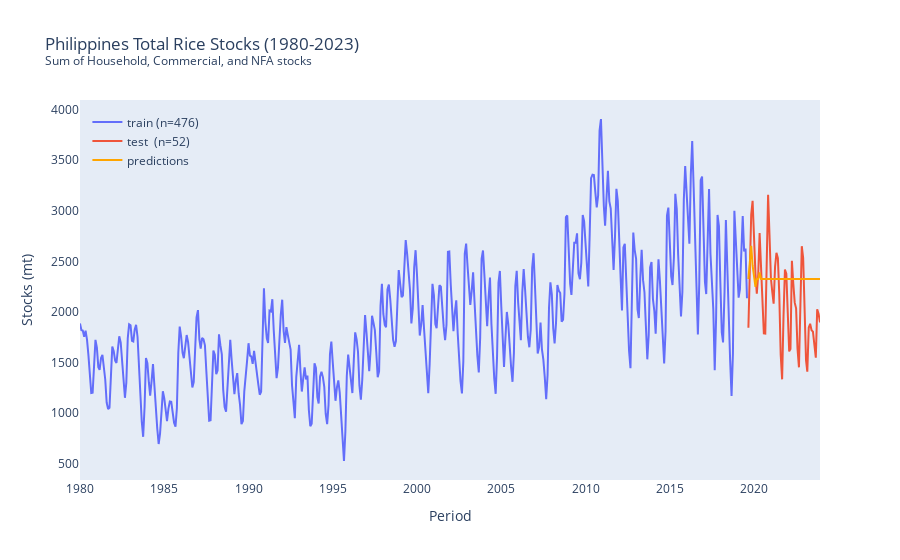

The code cell stored with this chart in its notebook:
### Code cell
from sklearn.experimental import enable_iterative_imputer
from sklearn.impute import IterativeImputer, KNNImputer
from sklearn.model_selection import TimeSeriesSplit

df: pd.DataFrame = pd.read_csv(
    "datasets/agricultural-indicators/stocks-palay-corn_yearly_1980-2024.csv"
)
df = df[(df["Sector"] == "Rice: Total Stock") | (df["Sector"] == "Corn: Total Stock")]
df["Sector"] = df["Sector"].replace(
    {"Rice: Total Stock": "Rice", "Corn: Total Stock": "Corn"}
)
df = df[df["Sector"] == "Rice"]
df = df.melt(["Sector", "Year"], df.columns[2:], "Month", "Stocks")
df["Year"] = df["Year"].astype(str)
df["Period"] = df["Month"] + " " + df["Year"]
df["Period"] = pd.to_datetime(df["Period"], format="%b %Y")
df.drop(["Year", "Month"], axis=1, inplace=True)
df = df.set_index("Period")
df = df.asfreq("MS")
df = df.sort_index()
imp_mean = KNNImputer()
df["Stocks"] = imp_mean.fit_transform(pd.DataFrame(df["Stocks"]))
df = df[df.index < "2024"]

# We allow a break in the
steps = 52
data_train = df[:-steps]
data_test = df[-steps:]
print(
    f"Train dates : {data_train.index.min()} --- "
    f"{data_train.index.max()}  (n={len(data_train)})"
)
print(
    f"Test dates  : {data_test.index.min()} --- "
    f"{data_test.index.max()}  (n={len(data_test)})"
)

# display(df)
from sklearn.ensemble import GradientBoostingRegressor
est = GradientBoostingRegressor(
    n_estimators=100, learning_rate=0.1, max_depth=1, random_state=123,
    loss='squared_error'
)
forecaster = ForecasterAutoreg(
    regressor=est, lags=6
)
forecaster.fit(y=data_train["Stocks"])
forecaster

predictions = forecaster.predict(steps=steps)
predictions.head(5)

# Plot predictions versus test data
# ==============================================================================

fig = make_subplots()
fig.add_scatter(
    x=data_train.index, y=data_train.Stocks, name=f"train\t(n={len(data_train)})"
)
fig.add_scatter(
    x=data_test.index, y=data_test.Stocks, name=f"test\t\t(n={len(data_test)})"
)
fig.add_scatter(
    x=predictions.index, y=predictions, name="predictions", line=dict(color="#FFA500")
)
fig.update_layout(
    legend=dict(
        yanchor="top", y=0.98, xanchor="left", x=0.01, bgcolor="rgba(0, 0, 0, 0)"
    ),
    title="Philippines Total Rice Stocks (1980-2023)<br>"
    "<sup>Sum of Household, Commercial, and NFA stocks</sup>",
    yaxis=dict(showgrid=False, title="Stocks (mt)"),
    xaxis=dict(showgrid=False, title="Period"),
)
render(fig)

error_mse = mean_squared_error(
                y_true = data_test['Stocks'],
                y_pred = predictions
            )
print(f"Test error (MSE): {error_mse}")

error_rmse = root_mean_squared_error(
                y_true = data_test['Stocks'],
                y_pred = predictions
            )
print(f"Test error (RMSE): {error_rmse}")

### Figure 1 — Plotly figure (JSON) as saved in the notebook; plotly's stock layout.template omitted (floating-point values rounded to 4 significant figures; data arrays with more than 128 entries replaced by an {"elided": "..."} marker saying what was removed)
{"data": [{"name": "train\t(n=476)", "type": "scatter", "x": {"elided": "476 str values"}, "y": {"elided": "476 float values"}}, {"name": "test\t\t(n=52)", "type": "scatter", "x": ["2019-09-01T00:00:00", "2019-10-01T00:00:00", "2019-11-01T00:00:00", "2019-12-01T00:00:00", "2020-01-01T00:00:00", "2020-02-01T00:00:00", "2020-03-01T00:00:00", "2020-04-01T00:00:00", "2020-05-01T00:00:00", "2020-06-01T00:00:00", "2020-07-01T00:00:00", "2020-08-01T00:00:00", "2020-09-01T00:00:00", "2020-10-01T00:00:00", "2020-11-01T00:00:00", "2020-12-01T00:00:00", "2021-01-01T00:00:00", "2021-02-01T00:00:00", "2021-03-01T00:00:00", "2021-04-01T00:00:00", "2021-05-01T00:00:00", "2021-06-01T00:00:00", "2021-07-01T00:00:00", "2021-08-01T00:00:00", "2021-09-01T00:00:00", "2021-10-01T00:00:00", "2021-11-01T00:00:00", "2021-12-01T00:00:00", "2022-01-01T00:00:00", "2022-02-01T00:00:00", "2022-03-01T00:00:00", "2022-04-01T00:00:00", "2022-05-01T00:00:00", "2022-06-01T00:00:00", "2022-07-01T00:00:00", "2022-08-01T00:00:00", "2022-09-01T00:00:00", "2022-10-01T00:00:00", "2022-11-01T00:00:00", "2022-12-01T00:00:00", "2023-01-01T00:00:00", "2023-02-01T00:00:00", "2023-03-01T00:00:00", "2023-04-01T00:00:00", "2023-05-01T00:00:00", "2023-06-01T00:00:00", "2023-07-01T00:00:00", "2023-08-01T00:00:00", "2023-09-01T00:00:00", "2023-10-01T00:00:00", "2023-11-01T00:00:00", "2023-12-01T00:00:00"], "y": [1842.0, 2280.0, 2962.0, 3098.0, 2675.0, 2376.0, 2179.0, 2368.0, 2779.0, 2396.0, 2105.0, 1786.0, 1785.0, 2641.0, 3159.0, 2766.0, 2332, 2193.0, 2080.0, 2444.0, 2585.0, 2531.0, 2178.0, 1578.0, 1332.0, 1955.0, 2418.0, 2378.0, 1859.0, 1609.0, 1633.0, 2506.0, 2280.0, 2091.0, 2035.0, 1633.0, 1451.0, 2082.0, 2650.0, 2535.0, 1850.0, 1523.0, 1409.0, 1843.0, 1882.0, 1818.0, 1804.0, 1632.0, 1546.0, 2024.0, 1979.0, 1896.0]}, {"line": {"color": "#FFA500"}, "name": "predictions", "type": "scatter", "x": ["2019-09-01T00:00:00", "2019-10-01T00:00:00", "2019-11-01T00:00:00", "2019-12-01T00:00:00", "2020-01-01T00:00:00", "2020-02-01T00:00:00", "2020-03-01T00:00:00", "2020-04-01T00:00:00", "2020-05-01T00:00:00", "2020-06-01T00:00:00", "2020-07-01T00:00:00", "2020-08-01T00:00:00", "2020-09-01T00:00:00", "2020-10-01T00:00:00", "2020-11-01T00:00:00", "2020-12-01T00:00:00", "2021-01-01T00:00:00", "2021-02-01T00:00:00", "2021-03-01T00:00:00", "2021-04-01T00:00:00", "2021-05-01T00:00:00", "2021-06-01T00:00:00", "2021-07-01T00:00:00", "2021-08-01T00:00:00", "2021-09-01T00:00:00", "2021-10-01T00:00:00", "2021-11-01T00:00:00", "2021-12-01T00:00:00", "2022-01-01T00:00:00", "2022-02-01T00:00:00", "2022-03-01T00:00:00", "2022-04-01T00:00:00", "2022-05-01T00:00:00", "2022-06-01T00:00:00", "2022-07-01T00:00:00", "2022-08-01T00:00:00", "2022-09-01T00:00:00", "2022-10-01T00:00:00", "2022-11-01T00:00:00", "2022-12-01T00:00:00", "2023-01-01T00:00:00", "2023-02-01T00:00:00", "2023-03-01T00:00:00", "2023-04-01T00:00:00", "2023-05-01T00:00:00", "2023-06-01T00:00:00", "2023-07-01T00:00:00", "2023-08-01T00:00:00", "2023-09-01T00:00:00", "2023-10-01T00:00:00", "2023-11-01T00:00:00", "2023-12-01T00:00:00"], "y": [2325.0, 2536.0, 2654.0, 2459.0, 2370.0, 2248.0, 2325.0, 2325.0, 2390.0, 2325.0, 2325.0, 2325.0, 2325.0, 2325.0, 2325.0, 2325.0, 2325.0, 2325.0, 2325.0, 2325.0, 2325.0, 2325.0, 2325.0, 2325.0, 2325.0, 2325.0, 2325.0, 2325.0, 2325.0, 2325.0, 2325.0, 2325.0, 2325.0, 2325.0, 2325.0, 2325.0, 2325.0, 2325.0, 2325.0, 2325.0, 2325.0, 2325.0, 2325.0, 2325.0, 2325.0, 2325.0, 2325.0, 2325.0, 2325.0, 2325.0, 2325.0, 2325.0]}], "layout": {"legend": {"bgcolor": "rgba(0, 0, 0, 0)", "x": 0.01, "xanchor": "left", "y": 0.98, "yanchor": "top"}, "title": {"text": "Philippines Total Rice Stocks (1980-2023)<br><sup>Sum of Household, Commercial, and NFA stocks</sup>"}, "xaxis": {"anchor": "y", "domain": [0, 1], "showgrid": false, "title": {"text": "Period"}}, "yaxis": {"anchor": "x", "domain": [0, 1], "showgrid": false, "title": {"text": "Stocks (mt)"}}}}
